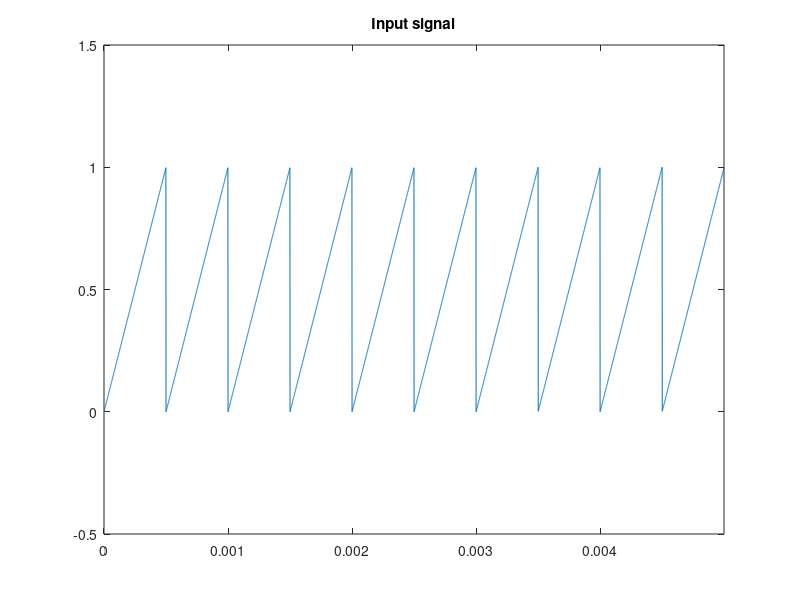

The MATLAB script that drew this image: (Note: this script raises an error after producing the figure.)
% Author: Vasilis Mpletsos
% AEM: 8687
% FFT Low Pass Inverse Chebyshev
% 16/08/2020


%% Initiallization
T_time = 10*(1/2000); %Generate a 10 periods of a sawtooth wave 
Fs = 1000000; %Sampling frequency 1 MHz
dt = 1/Fs;
t = 0:dt:T_time-dt;
x = 0.5*(sawtooth(2*pi*2000*t)+1); %2000 sawtooth

%% Plot Input
figure;
plot(t,x);
axis([0 inf -0.5 1.5]);
title('Input signal');

%% Plot Output
y = lsim(T,x,t);
figure;
plot(t,y);
title('Output signal');

%% Calculate FFT on Input
Xf=fft(x);
L=length(x);
P2 = abs(Xf/L);
P1 = P2(1:L/2+1);
P1(2:end-1) = 2*P1(2:end-1);
f = Fs*(0:(L/2))/L;
figure;
plot(f,P1);
axis([0.01 20000 0 inf]);
title('Input signal');
xlabel('(Hz)');
ylabel('(Vin)');

%% Calculate FFT on Output
Yf=fft(y);
L=length(y);
P2 = abs(Yf/L);
P1 = P2(1:L/2+1);
P1(2:end-1) = 2*P1(2:end-1);
f = Fs*(0:(L/2))/L;
figure;
plot(f,P1);
axis([0.01 20000 0 inf]);
title('Output signal');
xlabel('(Hz)');
ylabel('(Vout)');